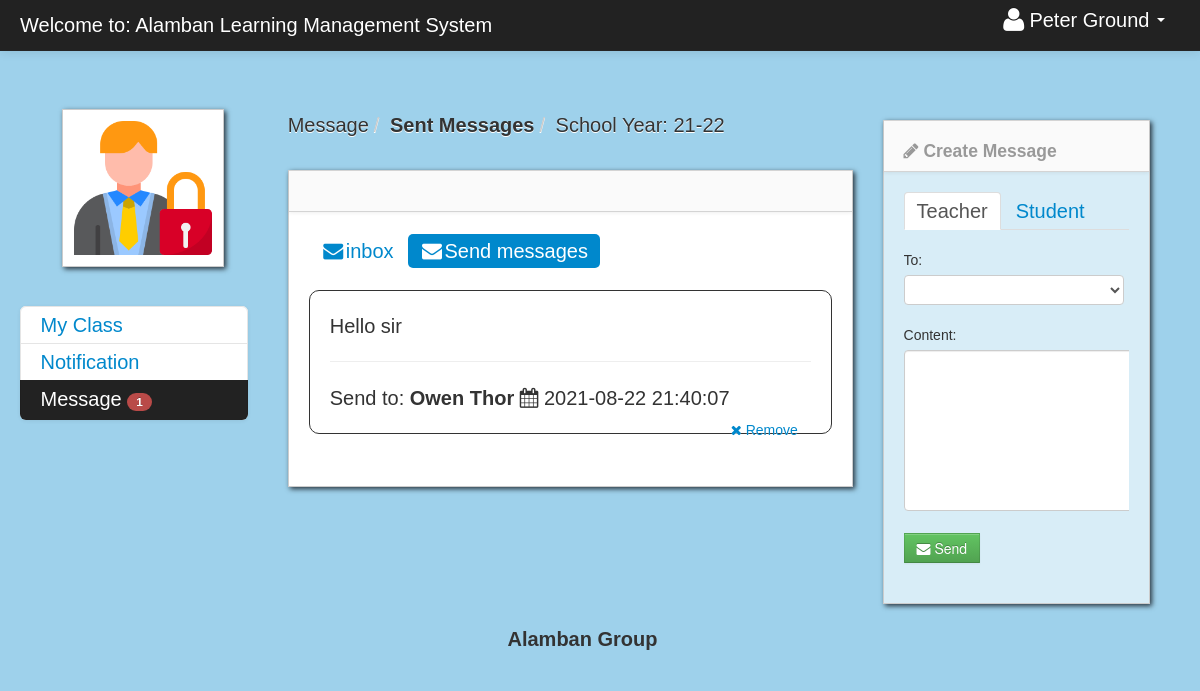
The page /sent_message_student.php (signed in) on the database its author committed.
### tables this page shows
CREATE TABLE `student` (
  `student_id` int(11) NOT NULL,
  `firstname` varchar(100) NOT NULL,
  `lastname` varchar(100) NOT NULL,
  `class_id` int(11) NOT NULL,
  `username` varchar(100) NOT NULL,
  `password` varchar(100) NOT NULL,
  `location` varchar(100) NOT NULL,
  `status` varchar(100) NOT NULL
);

CREATE TABLE `school_year` (
  `school_year_id` int(11) NOT NULL,
  `school_year` varchar(100) NOT NULL
);

CREATE TABLE `message_sent` (
  `message_sent_id` int(11) NOT NULL,
  `reciever_id` int(11) NOT NULL,
  `content` varchar(200) NOT NULL,
  `date_sended` varchar(100) NOT NULL,
  `sender_id` int(11) NOT NULL,
  `reciever_name` varchar(100) NOT NULL,
  `sender_name` varchar(100) NOT NULL
);

### session.php (called while the page is built, shortened)
<?php
$session_id=$_SESSION['id'];
?>

### sent_message_student.php (the view, shortened to what this page needs)
<?php include('header_dashboard.php'); ?>
<?php include('session.php'); ?>
    <body>
		<?php include('navbar_student.php'); ?>
        <div class="container-fluid">
            <div class="row-fluid">
				<?php include('student_message_sidebar.php'); ?>
                <div class="span6" id="content">
                     <div class="row-fluid">
					     <ul class="breadcrumb">
								<?php
								$school_year_query = mysqli_query($conn,"select * from school_year order by school_year DESC")or die(mysqli_error());
								$school_year_query_row = mysqli_fetch_array($school_year_query);
								?>
								<li><a href="#">Message</a><span class="divider">/</span></li>
								<li><a href="#"><b>Sent Messages</b></a><span class="divider">/</span></li>
								<li><a href="#">School Year: <?php echo $school_year_query_row['school_year']; ?></a></li>
						</ul>
                        <div id="block_bg" class="block">
                            <div class="navbar navbar-inner block-header">
                            </div>
                            <div class="block-content collapse in">
                                <div class="span12">
										<ul class="nav nav-pills">
										<li class=""><a href="student_message.php"><i class="icon-envelope-alt"></i>inbox</a></li>
										<li class="active"><a href="sent_message_student.php"><i class="icon-envelope-alt"></i>Send messages</a></li>
										</ul>
								<?php
								 $query_announcement = mysqli_query($conn,"select * from message_sent
																	LEFT JOIN student ON student.student_id = message_sent.reciever_id
																	where  sender_id = '$session_id'  order by date_sended DESC
																	")or die(mysqli_error());
								 $count_my_message = mysqli_num_rows($query_announcement);
								 if ($count_my_message != '0'){
								 while($row = mysqli_fetch_array($query_announcement)){
								 $id = $row['message_sent_id'];
								 ?>
											<div class="post"  id="del<?php echo $id; ?>">
											<?php echo $row['content']; ?>
													<hr>
											Send to: <strong><?php echo $row['reciever_name']; ?></strong>
											<i class="icon-calendar"></i> <?php echo $row['date_sended']; ?>
													<div class="pull-right">
													<a class="btn btn-link"  href="#<?php echo $id; ?>" data-toggle="modal" ><i class="icon-remove"></i> Remove </a>
													</div>
											</div>
								<?php }}else{ ?>
								<div class="alert alert-info"><i class="icon-info-sign"></i> No Message in your Send Items</div>
								<?php } ?>
                                </div>
                            </div>
                        </div>
                    </div>
                </div>
				<?php include('create_message_student.php') ?>
            </div>
		<?php include('footer.php'); ?>
        </div>
		<?php include('script.php'); ?>
    </body>
</html>

### navbar_student.php (shortened to what this page needs)
<div class="navbar navbar-fixed-top navbar-inverse">
        <div class="navbar-inner">
            <div class="container-fluid">
                <a class="brand" href="#">Welcome to: Alamban Learning Management System</a>
					<div class="nav-collapse collapse">
						<ul class="nav pull-right">
							<?php $query= mysqli_query($conn,"select * from student where student_id = '$session_id'")or die(mysqli_error());
									$row = mysqli_fetch_array($query);
							?>
							<li class="dropdown">
								<a href="#" role="button" class="dropdown-toggle" data-toggle="dropdown"> <i class="icon-user icon-large"></i><?php echo $row['firstname']." ".$row['lastname'];  ?> <i class="caret"></i></a>
							</li>
						</ul>
					</div>
            </div>
        </div>
</div>

### student_message_sidebar.php (shortened to what this page needs)
<div class="span3" id="sidebar">
					<img id="avatar" class="img-polaroid" src="admin/<?php echo $row['location']; ?>">
		<ul class="nav nav-list bs-docs-sidenav nav-collapse collapse">
			<li class=""><a href="dashboard_student.php">&nbsp;My Class</a></li>
			<li class="">
				<a href="student_notification.php">&nbsp;Notification
				</a>
			</li>
			<?php
			$message_query = mysqli_query($conn,"select * from message where reciever_id = '$session_id' and message_status != 'read' ")or die(mysqli_error());
			$count_message = mysqli_num_rows($message_query);
			?>
			<li class="active">
			<a href="student_message.php">&nbsp;Message
				<?php if($count_message == '0'){
				}else{ ?>
					<span class="badge badge-important"><?php echo $count_message; ?></span>
				<?php } ?>
			</a>
			</li>
		</ul>
</div>

### admin/assets/styles.css (style rules this page uses)
body { padding-top: 100px; padding-bottom: 50px; background-color: #0088cc61; }
#content { margin-left:0px; }
.breadcrumb { margin: 0 0 0px; padding: 10px 0px; background-color: transparent; }
.block { background: url("../images/pixel-60fff.png") repeat scroll 0 0 rgba(0, 0, 0, 0) !important; border: 1px solid #ccc; background: white; margin: 1em 0em; border-top: none; -webkit-box-shadow: 2px 2px 5px rgba(0, 0, 6, 0.75); -moz-box-shadow: 2px 2px 5px rgba(0, 0, 6, 0.75); box-shadow: 2px 2px 5px rgba(0, 0, 6, 0.75); }
.block-content { margin: 1em; min-height: .25em; }
.block-header { margin-bottom: 0px; border-right: none; border-left: none; -webkit-border-radius: 0px; -moz-border-radius: 0px; border-radius: 0px; }
.bs-docs-sidenav { max-width: 228px; margin: 30px 0 0; padding: 0; background-color: #fff; -webkit-border-radius: 6px; -moz-border-radius: 6px; border-radius: 6px; -webkit-box-shadow: 0 1px 4px rgba(0,0,0,.065); -moz-box-shadow: 0 1px 4px rgba(0,0,0,.065); box-shadow: 0 1px 4px rgba(0,0,0,.065); }
.bs-docs-sidenav > li > a { display: block; width: 190px \9; margin: 0 0 -1px; padding: 8px 14px; border: 1px solid #e5e5e5; }
.bs-docs-sidenav > li:first-child > a { -webkit-border-radius: 6px 6px 0 0; -moz-border-radius: 6px 6px 0 0; border-radius: 6px 6px 0 0; }
.bs-docs-sidenav > li:last-child > a { -webkit-border-radius: 0 0 6px 6px; -moz-border-radius: 0 0 6px 6px; border-radius: 0 0 6px 6px; }
.bs-docs-sidenav > .active > a { position: relative; z-index: 2; padding: 9px 15px; border: 0; text-shadow: 0 1px 0 rgba(0,0,0,.15); -webkit-box-shadow: inset 1px 0 0 rgba(0,0,0,.1), inset -1px 0 0 rgba(0,0,0,.1); -moz-box-shadow: inset 1px 0 0 rgba(0,0,0,.1), inset -1px 0 0 rgba(0,0,0,.1); box-shadow: inset 1px 0 0 rgba(0,0,0,.1), inset -1px 0 0 rgba(0,0,0,.1); }

### rows shown on the page
student: firstname "Peter", lastname "Ground", location (picture)
school_year: school_year "21-22"
message_sent: content "Hello sir", reciever_name "Owen Thor", date_sended "2021-08-22 21:40:07"

### other values the page prints
$count_message "1"
